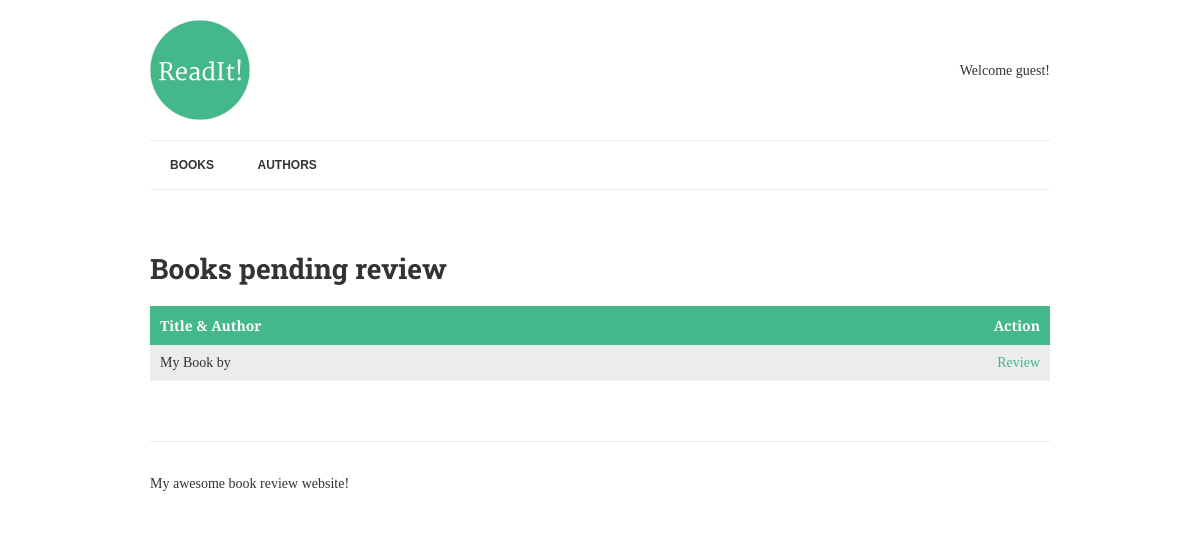
The page /review/ on the database as committed earlier.
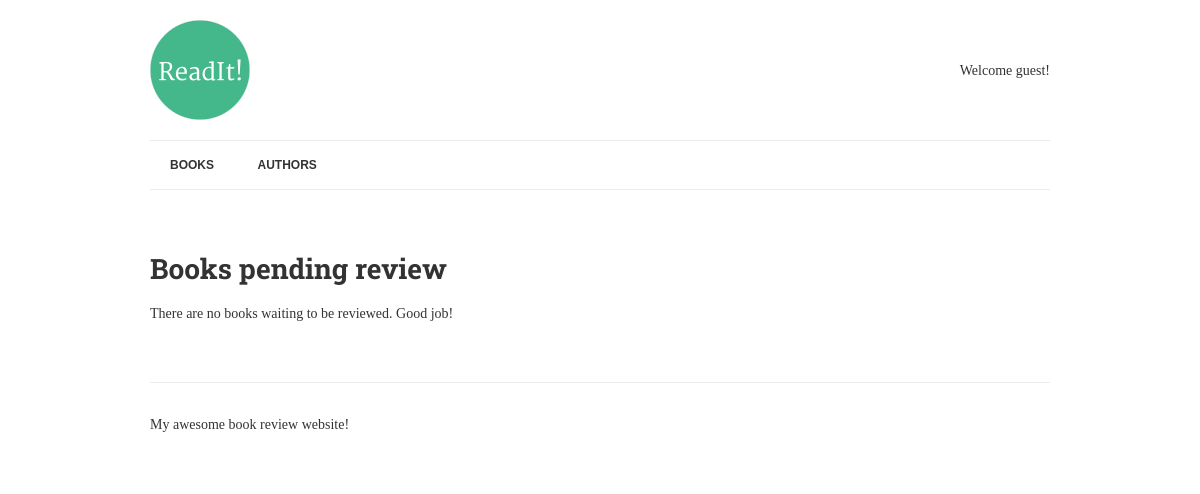
The same page on the database as committed later.
### books/models.py (models this page shows, shortened)
class Book(models.Model):
	title = models.CharField(max_length=150)
	authors = models.ManyToManyField("Author",related_name="books")
	review = models.TextField(blank=True,null=True)
	date_reviewed = models.DateTimeField(blank=True,null=True)
	is_favorite = models.BooleanField(default=False,verbose_name='Favorite?')
	def list_authors(self):
		return ", ".join([author.name for author in self.authors.all()])

### books/views.py (the view)
# urls.py: url(r'^review/$', review_books, name='review-books'),
def review_books(request):
	books = Book.objects.filter(date_reviewed__isnull=True).prefetch_related('authors')
	context = {
		'books': books,
	}
	return render(request, "list-to-review.html", context)

### books/templates/list-to-review.html
{% extends "base.html" %}
{% block content %}
	<h1>Books pending review</h1>
	{% if books %}
		<table>
			<thead>
				<th>Title &amp; Author</th>
				<th class="align-right">Action</th>
			</thead>
			<tbody>
				{% for book in books %}
					<tr>
						<td class="title">
							{{ book.title }} by {{ book.list_authors }}
						</td>
						<td class="align-right">
							<a href="{% url 'review-book' book.pk %}">Review</a>
						</td>
					</tr>
				{% endfor %}
			</tbody>
		</table>
	{% else %}
		<p>There are no books waiting to be reviewed.  Good job!</p>
	{% endif %}
{% endblock %}

Rows that differ between the two databases and show on the page:
no longer on this page (row edited): Book: title "My Book"
Other text that changed with them:
text no longer shown: "Title & Author Action"
text now shown: "There are no books waiting to be reviewed. Good job!"
